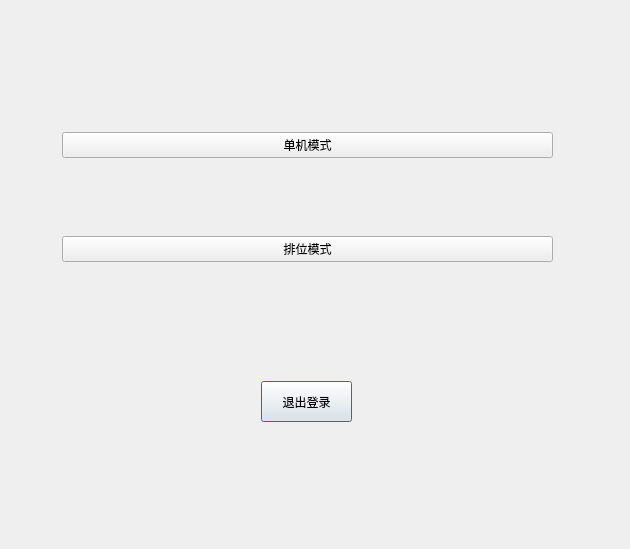
<?xml version="1.0" encoding="UTF-8"?>
<ui version="4.0">
 <class>BrainStorm</class>
 <widget class="QDialog" name="BrainStorm">
  <property name="geometry">
   <rect>
    <x>0</x>
    <y>0</y>
    <width>630</width>
    <height>549</height>
   </rect>
  </property>
  <property name="windowTitle">
   <string>Dialog</string>
  </property>
  <layout class="QVBoxLayout" name="verticalLayout_8">
   <item>
    <widget class="QStackedWidget" name="stackedWidget">
     <property name="sizePolicy">
      <sizepolicy hsizetype="MinimumExpanding" vsizetype="Minimum">
       <horstretch>200</horstretch>
       <verstretch>0</verstretch>
      </sizepolicy>
     </property>
     <property name="currentIndex">
      <number>0</number>
     </property>
     <widget class="QWidget" name="mainMenu">
      <widget class="QPushButton" name="pushButton_exit_login">
       <property name="geometry">
        <rect>
         <x>250</x>
         <y>370</y>
         <width>91</width>
         <height>41</height>
        </rect>
       </property>
       <property name="sizePolicy">
        <sizepolicy hsizetype="Fixed" vsizetype="Maximum">
         <horstretch>20</horstretch>
         <verstretch>0</verstretch>
        </sizepolicy>
       </property>
       <property name="text">
        <string>退出登录</string>
       </property>
      </widget>
      <widget class="QWidget" name="">
       <property name="geometry">
        <rect>
         <x>51</x>
         <y>121</y>
         <width>491</width>
         <height>201</height>
        </rect>
       </property>
       <layout class="QVBoxLayout" name="verticalLayout_3">
        <item>
         <widget class="QPushButton" name="pushButton_signal">
          <property name="text">
           <string>单机模式</string>
          </property>
         </widget>
        </item>
        <item>
         <spacer name="verticalSpacer_9">
          <property name="orientation">
           <enum>Qt::Vertical</enum>
          </property>
          <property name="sizeHint" stdset="0">
           <size>
            <width>20</width>
            <height>40</height>
           </size>
          </property>
         </spacer>
        </item>
        <item>
         <widget class="QPushButton" name="pushButton_compete">
          <property name="text">
           <string>排位模式</string>
          </property>
         </widget>
        </item>
        <item>
         <spacer name="verticalSpacer_10">
          <property name="orientation">
           <enum>Qt::Vertical</enum>
          </property>
          <property name="sizeHint" stdset="0">
           <size>
            <width>20</width>
            <height>40</height>
           </size>
          </property>
         </spacer>
        </item>
       </layout>
      </widget>
     </widget>
     <widget class="QWidget" name="singleMenu">
      <layout class="QVBoxLayout" name="verticalLayout_2">
       <item>
        <spacer name="verticalSpacer_2">
         <property name="orientation">
          <enum>Qt::Vertical</enum>
         </property>
         <property name="sizeHint" stdset="0">
          <size>
           <width>20</width>
           <height>40</height>
          </size>
         </property>
        </spacer>
       </item>
       <item>
        <widget class="QLabel" name="label">
         <property name="styleSheet">
          <string notr="true">font: 12pt &quot;黑体&quot;;</string>
         </property>
         <property name="text">
          <string>连续答对5道题目</string>
         </property>
         <property name="alignment">
          <set>Qt::AlignCenter</set>
         </property>
        </widget>
       </item>
       <item>
        <widget class="QLabel" name="label_2">
         <property name="text">
          <string>答对继续,答错离场</string>
         </property>
         <property name="alignment">
          <set>Qt::AlignCenter</set>
         </property>
        </widget>
       </item>
       <item>
        <spacer name="verticalSpacer">
         <property name="orientation">
          <enum>Qt::Vertical</enum>
         </property>
         <property name="sizeHint" stdset="0">
          <size>
           <width>20</width>
           <height>40</height>
          </size>
         </property>
        </spacer>
       </item>
       <item>
        <widget class="QPushButton" name="pushButton_single_begin">
         <property name="text">
          <string>开始答题</string>
         </property>
        </widget>
       </item>
       <item>
        <widget class="QPushButton" name="pushButton_single_back">
         <property name="text">
          <string>返回</string>
         </property>
        </widget>
       </item>
      </layout>
     </widget>
     <widget class="QWidget" name="single_runing">
      <widget class="QLabel" name="label_single_question">
       <property name="geometry">
        <rect>
         <x>50</x>
         <y>40</y>
         <width>291</width>
         <height>121</height>
        </rect>
       </property>
       <property name="text">
        <string>TextLabel</string>
       </property>
       <property name="wordWrap">
        <bool>true</bool>
       </property>
      </widget>
      <widget class="QWidget" name="widget" native="true">
       <property name="geometry">
        <rect>
         <x>70</x>
         <y>190</y>
         <width>321</width>
         <height>301</height>
        </rect>
       </property>
       <layout class="QVBoxLayout" name="verticalLayout">
        <item>
         <widget class="QPushButton" name="pushButton_option_A">
          <property name="text">
           <string/>
          </property>
         </widget>
        </item>
        <item>
         <widget class="QPushButton" name="pushButton_option_B">
          <property name="text">
           <string/>
          </property>
         </widget>
        </item>
        <item>
         <widget class="QPushButton" name="pushButton_option_C">
          <property name="text">
           <string/>
          </property>
         </widget>
        </item>
        <item>
         <widget class="QPushButton" name="pushButton_option_D">
          <property name="text">
           <string/>
          </property>
         </widget>
        </item>
       </layout>
      </widget>
      <widget class="QLCDNumber" name="lcdNumber">
       <property name="geometry">
        <rect>
         <x>430</x>
         <y>30</y>
         <width>171</width>
         <height>71</height>
        </rect>
       </property>
       <property name="font">
        <font>
         <family>ADMUI3Lg</family>
         <pointsize>10</pointsize>
         <weight>75</weight>
         <bold>true</bold>
        </font>
       </property>
      </widget>
     </widget>
     <widget class="QWidget" name="singlescore">
      <layout class="QVBoxLayout" name="verticalLayout_5">
       <item>
        <spacer name="verticalSpacer_4">
         <property name="orientation">
          <enum>Qt::Vertical</enum>
         </property>
         <property name="sizeHint" stdset="0">
          <size>
           <width>20</width>
           <height>40</height>
          </size>
         </property>
        </spacer>
       </item>
       <item>
        <widget class="QLabel" name="label_single_result">
         <property name="font">
          <font>
           <family>黑体</family>
           <pointsize>18</pointsize>
          </font>
         </property>
         <property name="text">
          <string>TextLabel</string>
         </property>
         <property name="alignment">
          <set>Qt::AlignCenter</set>
         </property>
        </widget>
       </item>
       <item>
        <spacer name="verticalSpacer_5">
         <property name="orientation">
          <enum>Qt::Vertical</enum>
         </property>
         <property name="sizeHint" stdset="0">
          <size>
           <width>20</width>
           <height>40</height>
          </size>
         </property>
        </spacer>
       </item>
       <item>
        <widget class="QLabel" name="label_single_score">
         <property name="font">
          <font>
           <family>黑体</family>
           <pointsize>14</pointsize>
          </font>
         </property>
         <property name="text">
          <string>TextLabel</string>
         </property>
         <property name="alignment">
          <set>Qt::AlignCenter</set>
         </property>
        </widget>
       </item>
       <item>
        <spacer name="verticalSpacer_3">
         <property name="orientation">
          <enum>Qt::Vertical</enum>
         </property>
         <property name="sizeHint" stdset="0">
          <size>
           <width>20</width>
           <height>40</height>
          </size>
         </property>
        </spacer>
       </item>
       <item>
        <widget class="QPushButton" name="pushButton_singlesocre_back">
         <property name="text">
          <string>返回</string>
         </property>
        </widget>
       </item>
      </layout>
     </widget>
     <widget class="QWidget" name="compete_wait">
      <widget class="QWidget" name="widget_4" native="true">
       <property name="geometry">
        <rect>
         <x>140</x>
         <y>150</y>
         <width>311</width>
         <height>181</height>
        </rect>
       </property>
       <layout class="QVBoxLayout" name="verticalLayout_4">
        <item>
         <widget class="QLabel" name="label_3">
          <property name="styleSheet">
           <string notr="true">font: 14pt &quot;黑体&quot;;</string>
          </property>
          <property name="text">
           <string>正在匹配对手..</string>
          </property>
          <property name="alignment">
           <set>Qt::AlignCenter</set>
          </property>
         </widget>
        </item>
        <item>
         <widget class="QLabel" name="label_compete_wait">
          <property name="sizePolicy">
           <sizepolicy hsizetype="Preferred" vsizetype="Fixed">
            <horstretch>0</horstretch>
            <verstretch>0</verstretch>
           </sizepolicy>
          </property>
          <property name="text">
           <string>TextLabel</string>
          </property>
          <property name="alignment">
           <set>Qt::AlignCenter</set>
          </property>
         </widget>
        </item>
       </layout>
      </widget>
     </widget>
     <widget class="QWidget" name="compete_runing">
      <widget class="QLabel" name="label_compete_question">
       <property name="geometry">
        <rect>
         <x>20</x>
         <y>30</y>
         <width>331</width>
         <height>131</height>
        </rect>
       </property>
       <property name="text">
        <string>TextLabel</string>
       </property>
      </widget>
      <widget class="QWidget" name="widget_2" native="true">
       <property name="geometry">
        <rect>
         <x>20</x>
         <y>210</y>
         <width>311</width>
         <height>311</height>
        </rect>
       </property>
       <layout class="QVBoxLayout" name="verticalLayout_7">
        <item>
         <widget class="QPushButton" name="pushButton_option_A_2">
          <property name="text">
           <string/>
          </property>
         </widget>
        </item>
        <item>
         <widget class="QPushButton" name="pushButton_option_B_2">
          <property name="text">
           <string/>
          </property>
         </widget>
        </item>
        <item>
         <widget class="QPushButton" name="pushButton_option_C_2">
          <property name="text">
           <string/>
          </property>
         </widget>
        </item>
        <item>
         <widget class="QPushButton" name="pushButton_option_D_2">
          <property name="text">
           <string/>
          </property>
         </widget>
        </item>
       </layout>
      </widget>
      <widget class="QLCDNumber" name="lcdNumber_compete">
       <property name="geometry">
        <rect>
         <x>400</x>
         <y>20</y>
         <width>161</width>
         <height>71</height>
        </rect>
       </property>
      </widget>
      <widget class="QWidget" name="widget_3" native="true">
       <property name="geometry">
        <rect>
         <x>350</x>
         <y>120</y>
         <width>251</width>
         <height>321</height>
        </rect>
       </property>
       <layout class="QVBoxLayout" name="verticalLayout_6">
        <item>
         <widget class="QLabel" name="label_compete_info">
          <property name="styleSheet">
           <string notr="true">font: 14pt &quot;黑体&quot;;</string>
          </property>
          <property name="text">
           <string>TextLabel</string>
          </property>
          <property name="alignment">
           <set>Qt::AlignCenter</set>
          </property>
          <property name="wordWrap">
           <bool>true</bool>
          </property>
         </widget>
        </item>
        <item>
         <widget class="QLabel" name="label_self_info">
          <property name="styleSheet">
           <string notr="true">font: 14pt &quot;黑体&quot;;</string>
          </property>
          <property name="text">
           <string>TextLabel</string>
          </property>
          <property name="alignment">
           <set>Qt::AlignCenter</set>
          </property>
          <property name="wordWrap">
           <bool>true</bool>
          </property>
         </widget>
        </item>
       </layout>
      </widget>
     </widget>
     <widget class="QWidget" name="compete_score">
      <layout class="QHBoxLayout" name="horizontalLayout_3">
       <item>
        <layout class="QVBoxLayout" name="verticalLayout_9">
         <item>
          <spacer name="verticalSpacer_8">
           <property name="orientation">
            <enum>Qt::Vertical</enum>
           </property>
           <property name="sizeHint" stdset="0">
            <size>
             <width>20</width>
             <height>40</height>
            </size>
           </property>
          </spacer>
         </item>
         <item>
          <widget class="QLabel" name="label_compete_result">
           <property name="sizePolicy">
            <sizepolicy hsizetype="Preferred" vsizetype="Preferred">
             <horstretch>0</horstretch>
             <verstretch>0</verstretch>
            </sizepolicy>
           </property>
           <property name="text">
            <string/>
           </property>
           <property name="wordWrap">
            <bool>true</bool>
           </property>
          </widget>
         </item>
         <item>
          <spacer name="verticalSpacer_6">
           <property name="orientation">
            <enum>Qt::Vertical</enum>
           </property>
           <property name="sizeHint" stdset="0">
            <size>
             <width>20</width>
             <height>40</height>
            </size>
           </property>
          </spacer>
         </item>
         <item>
          <widget class="QLabel" name="label_rank_result">
           <property name="text">
            <string>黄金1 2颗星 -------&gt;黄金1 3颗星</string>
           </property>
           <property name="alignment">
            <set>Qt::AlignCenter</set>
           </property>
          </widget>
         </item>
         <item>
          <spacer name="verticalSpacer_7">
           <property name="orientation">
            <enum>Qt::Vertical</enum>
           </property>
           <property name="sizeHint" stdset="0">
            <size>
             <width>20</width>
             <height>40</height>
            </size>
           </property>
          </spacer>
         </item>
         <item>
          <widget class="QPushButton" name="pushButton_compete_back">
           <property name="text">
            <string>返回</string>
           </property>
          </widget>
         </item>
        </layout>
       </item>
      </layout>
     </widget>
    </widget>
   </item>
  </layout>
 </widget>
 <resources/>
 <connections/>
</ui>
